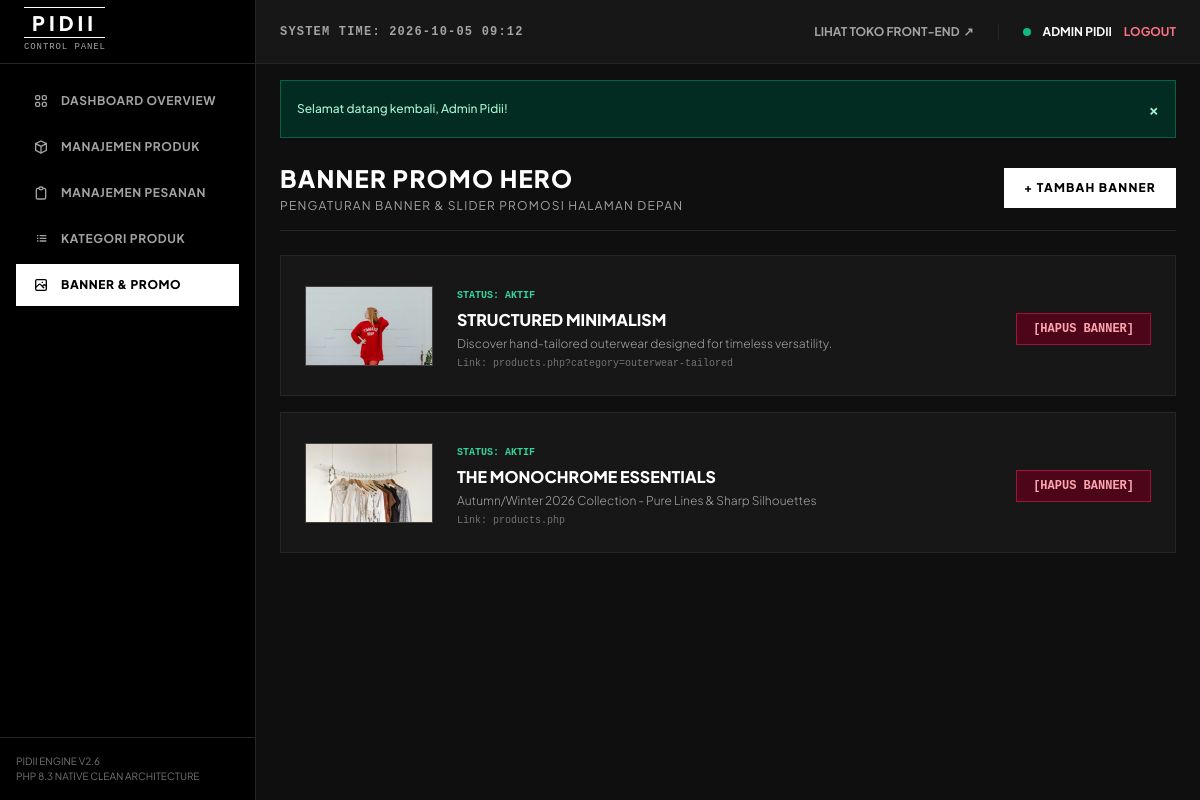
The page /admin/banners.php (signed in) on the database its author committed.
### tables this page shows
CREATE TABLE IF NOT EXISTS `banners` (
  `id` INT AUTO_INCREMENT PRIMARY KEY,
  `title` VARCHAR(150) NOT NULL,
  `subtitle` VARCHAR(255) DEFAULT NULL,
  `image` VARCHAR(255) DEFAULT NULL,
  `link` VARCHAR(255) DEFAULT 'products.php',
  `is_active` TINYINT(1) DEFAULT 1,
  `created_at` TIMESTAMP DEFAULT CURRENT_TIMESTAMP
);

### config/config.php (called while the page is built, shortened)
<?php
function base_url($path = '') {
    $protocol = isset($_SERVER['HTTPS']) && $_SERVER['HTTPS'] === 'on' ? "https" : "http";
    $host = $_SERVER['HTTP_HOST'] ?? 'localhost';
    $scriptDir = dirname($_SERVER['SCRIPT_NAME'] ?? '');
    if (strpos($scriptDir, '/admin') !== false) {
        $scriptDir = str_replace('/admin', '', $scriptDir);
    }
    $base = rtrim($protocol . "://" . $host . rtrim($scriptDir, '/\\'), '/\\');
    return $base . '/' . ltrim($path, '/');
}
function get_image_url($filename, $title = 'PIDII', $w = 800, $h = 1000) {
    if (!empty($filename) && file_exists(__DIR__ . '/../assets/uploads/' . $filename)) {
        return base_url('assets/uploads/' . $filename);
    }
    return base_url('assets/placeholder.php?text=' . urlencode($title) . '&w=' . $w . '&h=' . $h);
}

### admin/banners.php (the view, shortened to what this page needs)
<?php
require_once __DIR__ . '/includes/header.php';
$db = Database::getConnection();
$banners = $db->query("SELECT * FROM banners ORDER BY id DESC")->fetchAll();
?>
<div x-data="{ addBannerModal: false }">
    <div class="flex flex-col sm:flex-row sm:items-center justify-between border-b border-neutral-800 pb-4 mb-6 gap-4">
        <div>
            <h1 class="text-2xl font-black uppercase tracking-wider text-white">BANNER PROMO HERO</h1>
            <p class="text-xs text-neutral-400 mt-1 uppercase tracking-widest">Pengaturan Banner & Slider Promosi Halaman Depan</p>
        </div>
        <div>
            <button @click="addBannerModal = true" class="bg-white text-black font-extrabold text-xs uppercase tracking-widest px-5 py-3 hover:bg-neutral-200 transition-colors">
                + TAMBAH BANNER
            </button>
        </div>
    </div>
    <div class="space-y-4">
        <?php foreach ($banners as $b): ?>
            <div class="bg-neutral-900 border border-neutral-800 p-6 flex flex-col md:flex-row items-start md:items-center justify-between gap-6">
                <div class="flex items-center space-x-6">
                    <div class="w-32 h-20 bg-neutral-800 border border-neutral-700 overflow-hidden flex-shrink-0">
                        <img src="<?= get_image_url($b['image'], $b['title'], 400, 250) ?>" class="w-full h-full object-cover">
                    </div>
                    <div class="space-y-1">
                        <span class="text-[10px] font-mono text-emerald-400 uppercase font-bold">STATUS: <?= $b['is_active'] ? 'AKTIF' : 'NON-AKTIF' ?></span>
                        <h3 class="text-base font-black uppercase text-white"><?= htmlspecialchars($b['title']) ?></h3>
                        <p class="text-xs text-neutral-400 font-light"><?= htmlspecialchars($b['subtitle']) ?></p>
                        <p class="text-[10px] text-neutral-500 font-mono">Link: <?= htmlspecialchars($b['link']) ?></p>
                    </div>
                </div>
                <div>
                    <a href="<?= base_url('actions/admin_action.php?action=delete_banner&id=' . $b['id']) ?>" onclick="return confirm('Hapus banner promo ini?')" class="bg-rose-950 text-rose-300 border border-rose-800 px-4 py-2 text-xs font-mono font-bold uppercase hover:bg-rose-900">
                        [Hapus Banner]
                    </a>
                </div>
            </div>
        <?php endforeach; ?>
    </div>
</div>
<?php require_once __DIR__ . '/includes/footer.php'; ?>

### admin/includes/header.php (style rules this page uses)
body { font-family: 'Plus Jakarta Sans', sans-serif; background-color: #0F0F0F; color: #F5F5F5; }

### rows shown on the page
banners: image+title (picture), is_active "AKTIF", title "STRUCTURED MINIMALISM", subtitle "Discover hand-tailored outerwear designed for timeless versatility.", link "products.php?category=outerwear-tailored"
banners: image+title (picture), is_active "AKTIF", title "THE MONOCHROME ESSENTIALS", subtitle "Autumn/Winter 2026 Collection - Pure Lines & Sharp Silhouettes", link "products.php"

### other values the page prints
$_SESSION['user_name'] "ADMIN PIDII"
$flash['message'] "Selamat datang kembali, Admin Pidii!"
